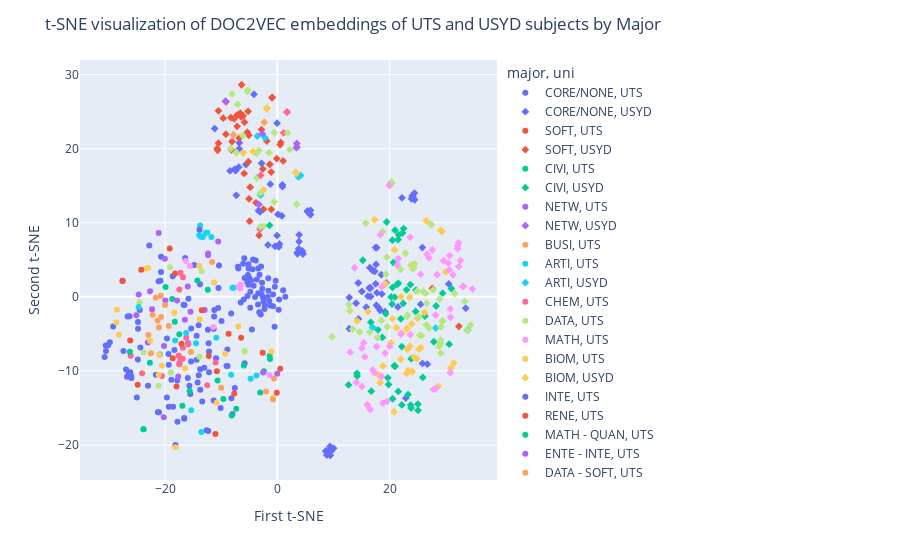

Notebook code for this chart:
### Code cell
show_major_plot("doc2vec")
